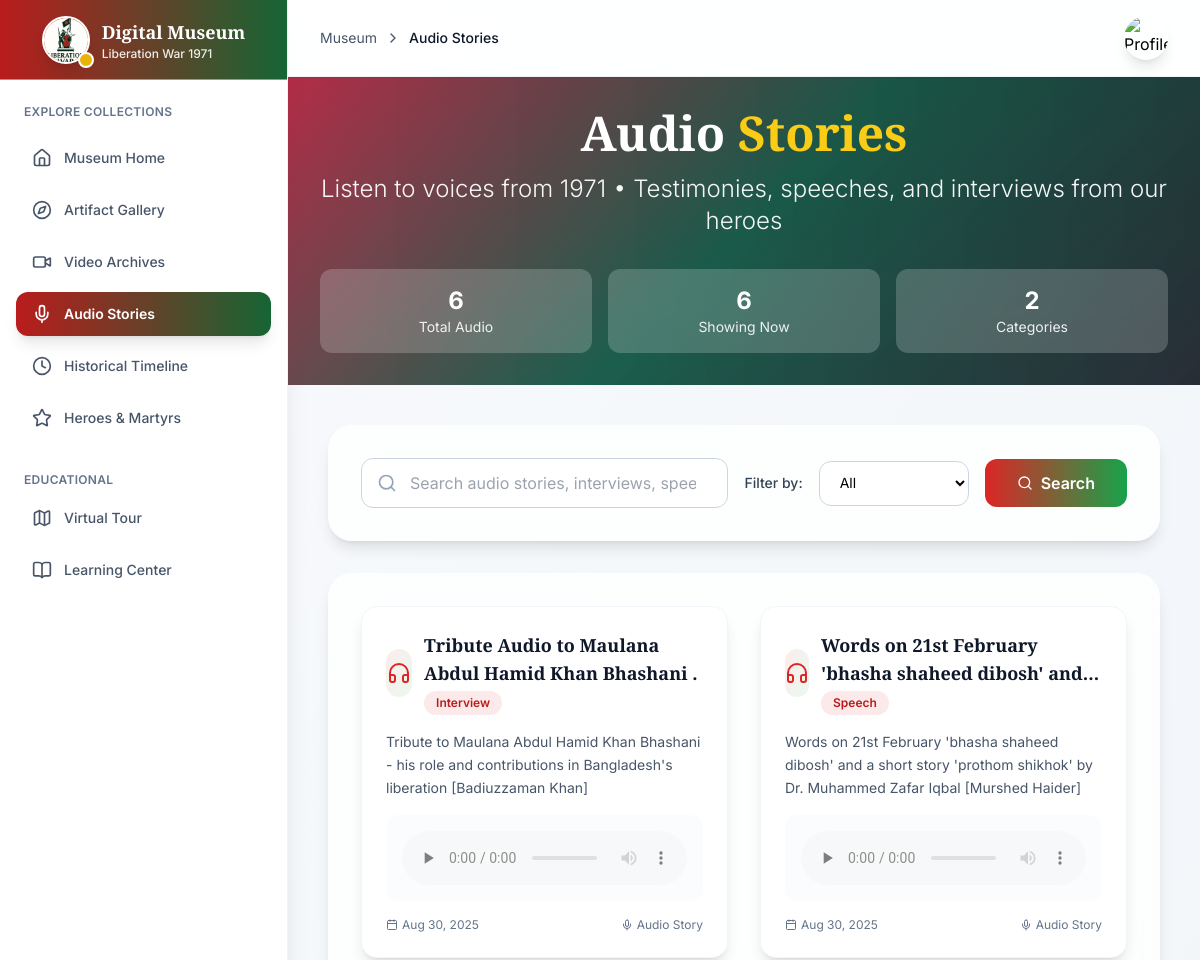
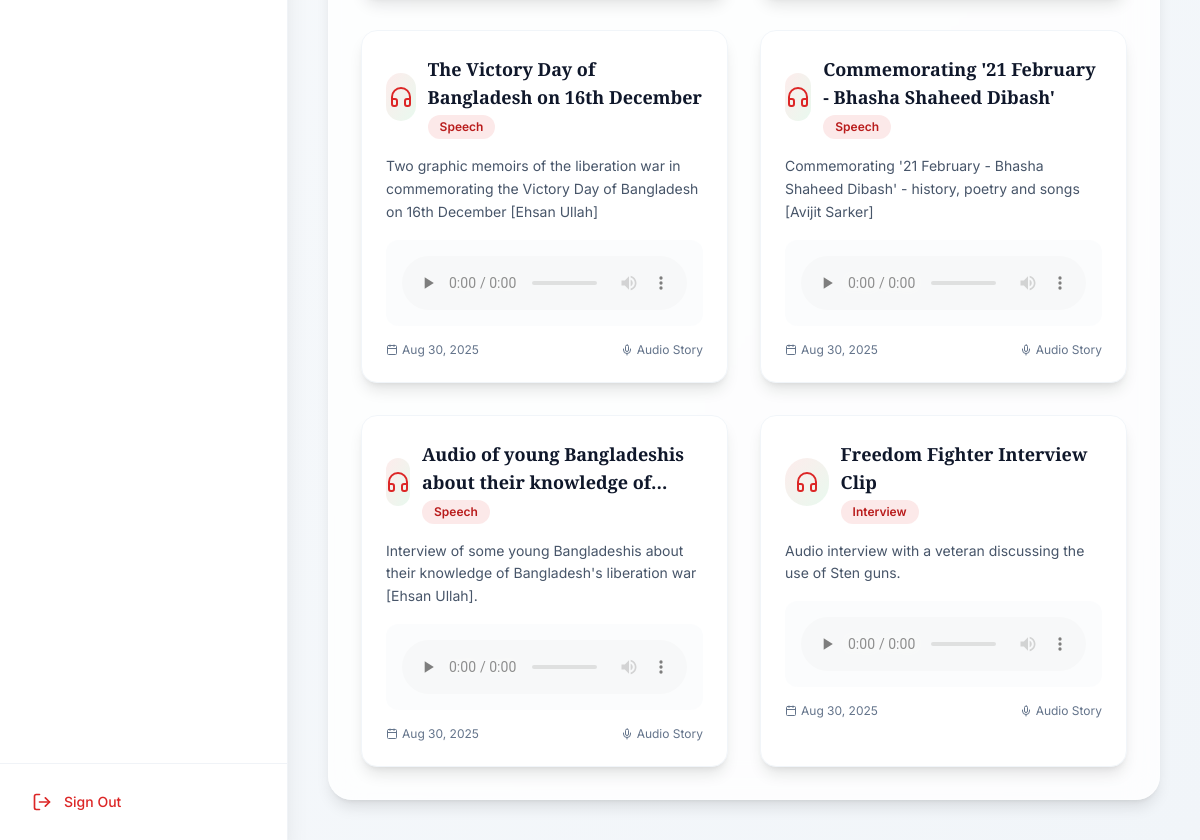
Page /audio_archives.php (signed in) on the committed database (2 pictures, top to bottom).
### tables this page shows
CREATE TABLE `media` (
  `media_id` int(11) NOT NULL,
  `title` varchar(255) NOT NULL,
  `description` text DEFAULT NULL,
  `media_type` enum('video','audio') NOT NULL,
  `category` enum('Documentary','War Footage','Post-War','Interview','Speech','Other') DEFAULT NULL,
  `file_url` varchar(255) NOT NULL,
  `thumbnail_url` varchar(255) DEFAULT NULL,
  `uploaded_by_user_id` int(11) DEFAULT NULL,
  `created_at` timestamp NOT NULL DEFAULT current_timestamp()
);

### audio_archives.php (the view, shortened to what this page needs)
<?php
$baseURL = "http://localhost/MUSEUM/";
$fullName = $_SESSION['full_name'] ?? 'Visitor';
$profilePhotoUrl = $_SESSION['profile_photo_url'] ?? null;
$userInitials = '';
if (!empty($fullName)) {
    $parts = explode(' ', $fullName);
    $userInitials = strtoupper(substr($parts[0], 0, 1) . (count($parts) > 1 ? substr(end($parts), 0, 1) : ''));
}
$host = "localhost";
$username = "root";
$password = "";
$database = "museum";
$conn = new mysqli($host, $username, $password, $database);
$searchQuery = trim($_GET['q'] ?? '');
$selectedCategory = $_GET['category'] ?? 'All';
$categories = ['All'];
$categoryQuery = "SELECT DISTINCT category FROM media WHERE media_type = 'audio' AND category IS NOT NULL ORDER BY category ASC";
$categoryResult = $conn->query($categoryQuery);
if ($categoryResult && $categoryResult->num_rows > 0) {
    while ($row = $categoryResult->fetch_assoc()) {
        $categories[] = $row['category'];
    }
}
$audioWhere = "media_type = 'audio'";
$audios = [];
$audioQuery = "SELECT * FROM media WHERE $audioWhere ORDER BY created_at DESC";
$audioResult = $conn->query($audioQuery);
if ($audioResult && $audioResult->num_rows > 0) {
    while ($row = $audioResult->fetch_assoc()) {
        $audios[] = $row;
    }
}
$totalAudios = count($audios);
$allAudiosQuery = "SELECT COUNT(*) as total FROM media WHERE media_type = 'audio'";
$allAudiosResult = $conn->query($allAudiosQuery);
$allAudiosCount = 0;
if ($allAudiosResult) {
    $allAudiosCount = $allAudiosResult->fetch_assoc()['total'];
}
?>
<!DOCTYPE html>
<html lang="en">
<head>
    <script src="https://cdn.tailwindcss.com"></script>
    <link rel="stylesheet" href="https://unpkg.com/aos@next/dist/aos.css" />
</head>
<body class="min-h-screen bg-gradient-to-br from-slate-50 to-slate-100 font-sans">
    <a href="#main-content" class="sr-only focus:not-sr-only fixed top-4 left-4 z-50 bg-red-600 text-white px-4 py-2 rounded-md focus:outline-none">Skip to main content</a>
    <aside class="w-72 bg-white/95 backdrop-blur-lg border-r border-slate-200/50 flex-col h-screen fixed hidden lg:flex shadow-xl">
        <div class="h-20 flex items-center justify-center px-6 border-b border-slate-200/50 bg-gradient-to-r from-red-700 to-green-800">
            <div class="flex items-center space-x-3">
                <div class="relative">
                    <img src="images/logo.png" alt="Liberation War Museum Logo" class="h-12 w-12 object-cover rounded-full border-2 border-white shadow-lg">
                    <div class="absolute -bottom-1 -right-1 w-4 h-4 bg-yellow-500 rounded-full border-2 border-white"></div>
                </div>
                <div class="text-left text-white">
                    <h1 class="text-lg font-bold font-serif">Digital Museum</h1>
                    <p class="text-xs opacity-90 font-medium">Liberation War 1971</p>
                </div>
            </div>
        </div>
        <nav class="flex-1 px-4 py-6 space-y-2">
            <div class="text-xs uppercase tracking-wide text-slate-500 font-semibold mb-4 px-2">Explore Collections</div>
            <a href="visitor_dashboard.php" class="text-slate-600 hover:bg-gradient-to-r hover:from-red-50 hover:to-green-50 hover:text-red-600 flex items-center px-4 py-3 text-sm font-medium rounded-xl transition-all duration-300 hover:translate-x-1">
                <i data-lucide="home" class="w-5 h-5 mr-3"></i> Museum Home
            </a>
            <a href="explore_museum.php" class="text-slate-600 hover:bg-gradient-to-r hover:from-red-50 hover:to-green-50 hover:text-red-600 flex items-center px-4 py-3 text-sm font-medium rounded-xl transition-all duration-300 hover:translate-x-1">
                <i data-lucide="compass" class="w-5 h-5 mr-3"></i> Artifact Gallery
            </a>
            <a href="video_gallery.php" class="text-slate-600 hover:bg-gradient-to-r hover:from-red-50 hover:to-green-50 hover:text-red-600 flex items-center px-4 py-3 text-sm font-medium rounded-xl transition-all duration-300 hover:translate-x-1">
                <i data-lucide="video" class="w-5 h-5 mr-3"></i> Video Archives
            </a>
            <a href="#" class="bg-gradient-to-r from-red-700 to-green-800 text-white flex items-center px-4 py-3 text-sm font-semibold rounded-xl shadow-lg">
                <i data-lucide="mic" class="w-5 h-5 mr-3"></i> Audio Stories
            </a>
            <a href="timeline.php" class="text-slate-600 hover:bg-gradient-to-r hover:from-red-50 hover:to-green-50 hover:text-red-600 flex items-center px-4 py-3 text-sm font-medium rounded-xl transition-all duration-300 hover:translate-x-1">
                <i data-lucide="clock" class="w-5 h-5 mr-3"></i> Historical Timeline
            </a>
            <a href="heroes.php" class="text-slate-600 hover:bg-gradient-to-r hover:from-red-50 hover:to-green-50 hover:text-red-600 flex items-center px-4 py-3 text-sm font-medium rounded-xl transition-all duration-300 hover:translate-x-1">
                <i data-lucide="star" class="w-5 h-5 mr-3"></i> Heroes & Martyrs
            </a>
            <div class="text-xs uppercase tracking-wide text-slate-500 font-semibold mb-4 px-2 pt-6">Educational</div>
            <a href="virtual_tour.php" class="text-slate-600 hover:bg-gradient-to-r hover:from-red-50 hover:to-green-50 hover:text-red-600 flex items-center px-4 py-3 text-sm font-medium rounded-xl transition-all duration-300 hover:translate-x-1">
                <i data-lucide="map" class="w-5 h-5 mr-3"></i> Virtual Tour
            </a>
            <a href="learning.php" class="text-slate-600 hover:bg-gradient-to-r hover:from-red-50 hover:to-green-50 hover:text-red-600 flex items-center px-4 py-3 text-sm font-medium rounded-xl transition-all duration-300 hover:translate-x-1">
                <i data-lucide="book-open" class="w-5 h-5 mr-3"></i> Learning Center
            </a>
        </nav>
        <div class="mt-auto px-4 py-4 border-t border-slate-200/50">
            <a href="logout.php" class="text-red-600 hover:bg-red-50 flex items-center px-4 py-3 text-sm font-medium rounded-xl transition-all duration-300">
                <i data-lucide="log-out" class="w-5 h-5 mr-3"></i> Sign Out
            </a>
        </div>
    </aside>
    <main id="main-content" class="flex-1 lg:ml-72">
        <header class="bg-white/90 backdrop-blur-lg border-b border-slate-200/50 sticky top-0 z-40 shadow-sm">
            <div class="flex items-center justify-between px-6 lg:px-8 py-4">
                <div class="flex items-center space-x-4">
                    <nav class="flex items-center space-x-2 text-sm text-slate-600">
                        <a href="visitor_dashboard.php" class="hover:text-red-600 transition-colors">Museum</a>
                        <i data-lucide="chevron-right" class="w-4 h-4"></i>
                        <span class="text-slate-900 font-medium">Audio Stories</span>
                    </nav>
                </div>
                <div class="flex items-center space-x-4">
                    <?php if ($profilePhotoUrl && file_exists($profilePhotoUrl)): ?>
                        <img src="<?php echo $baseURL . htmlspecialchars($profilePhotoUrl); ?>"
                             alt="Profile photo"
                             class="w-11 h-11 rounded-full object-cover border-3 border-yellow-500 shadow-lg">
                    <?php else: ?>
                        <div class="w-11 h-11 bg-gradient-to-br from-red-600 to-green-600 rounded-full flex items-center justify-center shadow-lg">
                            <span class="text-sm font-bold text-white"><?php echo htmlspecialchars($userInitials); ?></span>
                        </div>
                    <?php endif; ?>
                </div>
            </div>
        </header>
        <section class="bg-gradient-to-r from-red-700 via-green-700 to-slate-800 text-white p-8 relative overflow-hidden" style="background-image: linear-gradient(135deg, rgba(220, 20, 60, 0.85) 0%, rgba(0, 106, 78, 0.85) 50%, rgba(45, 55, 72, 0.9) 100%); background-size: cover;">
            <div class="absolute inset-0 bg-gradient-to-r from-black/20 to-black/40"></div>
            <div class="relative z-10 max-w-4xl mx-auto text-center" data-aos="fade-up">
                <h1 class="text-4xl md:text-5xl font-bold font-serif mb-4">
                    Audio <span class="text-yellow-400">Stories</span>
                </h1>
                <p class="text-xl md:text-2xl mb-6 opacity-95 font-light leading-relaxed">
                    Listen to voices from 1971 • Testimonies, speeches, and interviews from our heroes
                </p>
                <div class="grid grid-cols-2 md:grid-cols-3 gap-4 mt-8">
                    <div class="bg-white/20 backdrop-blur-lg rounded-xl p-4 text-center">
                        <div class="text-2xl font-bold"><?php echo number_format($allAudiosCount); ?></div>
                        <div class="text-sm opacity-90">Total Audio</div>
                    </div>
                    <div class="bg-white/20 backdrop-blur-lg rounded-xl p-4 text-center">
                        <div class="text-2xl font-bold"><?php echo number_format($totalAudios); ?></div>
                        <div class="text-sm opacity-90">Showing Now</div>
                    </div>
                    <div class="bg-white/20 backdrop-blur-lg rounded-xl p-4 text-center md:col-span-1 col-span-2">
                        <div class="text-2xl font-bold"><?php echo count($categories) - 1; ?></div>
                        <div class="text-sm opacity-90">Categories</div>
                    </div>
                </div>
            </div>
        </section>
        <div class="p-6 lg:p-10">
            <section class="bg-white/80 backdrop-blur-lg rounded-3xl p-8 shadow-lg border border-white/20 mb-8" data-aos="fade-up">
                <form method="GET" class="flex flex-col lg:flex-row gap-4 items-center">
                    <div class="flex-1 w-full lg:w-auto">
                        <div class="relative">
                            <input type="search"
                                   name="q"
                                   value="<?php echo htmlspecialchars($searchQuery); ?>"
                                   placeholder="Search audio stories, interviews, speeches..."
                                   class="w-full pl-12 pr-4 py-3 border border-slate-300 rounded-xl focus:outline-none focus:ring-2 focus:ring-red-500/20 focus:border-red-500 bg-white">
                            <i data-lucide="search" class="w-5 h-5 text-slate-400 absolute left-4 top-1/2 -translate-y-1/2"></i>
                        </div>
                    </div>
                    <div class="flex items-center gap-4">
                        <label for="category" class="text-sm font-medium text-slate-700 whitespace-nowrap">Filter by:</label>
                        <select name="category" id="category"
                                class="border border-slate-300 rounded-xl px-4 py-3 text-sm focus:outline-none focus:ring-2 focus:ring-red-500/20 focus:border-red-500 bg-white min-w-[150px]">
                            <?php foreach ($categories as $category): ?>
                                <option value="<?php echo htmlspecialchars($category); ?>" <?php echo $selectedCategory === $category ? 'selected' : ''; ?>>
                                    <?php echo htmlspecialchars($category); ?>
                                </option>
                            <?php endforeach; ?>
                        </select>
                    </div>
                    <button type="submit"
                            class="px-8 py-3 bg-gradient-to-r from-red-600 to-green-600 text-white rounded-xl font-semibold hover:shadow-lg transition-all duration-300 hover:scale-105 flex items-center">
                        <i data-lucide="search" class="w-4 h-4 mr-2"></i>
                        Search
                    </button>
                </form>
            </section>
            <section class="bg-white/80 backdrop-blur-lg rounded-3xl p-8 shadow-lg border border-white/20" data-aos="fade-up">
                <?php if (!empty($audios)): ?>
                    <div class="grid grid-cols-1 lg:grid-cols-2 gap-8">
                        <?php foreach ($audios as $index => $audio): ?>
                        <article class="bg-white rounded-2xl p-6 shadow-lg hover:shadow-xl transition-all duration-500 border border-slate-100" data-aos="fade-up" data-aos-delay="<?php echo $index * 100; ?>">
                            <div class="flex items-start justify-between mb-4">
                                <div class="flex items-center space-x-3">
                                    <div class="w-12 h-12 bg-gradient-to-br from-red-500/10 to-green-500/10 rounded-full flex items-center justify-center">
                                        <i data-lucide="headphones" class="w-6 h-6 text-red-600"></i>
                                    </div>
                                    <div>
                                        <h3 class="font-bold text-slate-900 text-lg font-serif line-clamp-2">
                                            <?php echo htmlspecialchars($audio['title']); ?>
                                        </h3>
                                        <?php if ($audio['category']): ?>
                                        <span class="inline-block mt-1 bg-red-600/10 text-red-700 text-xs px-3 py-1 rounded-full font-semibold">
                                            <?php echo htmlspecialchars($audio['category']); ?>
                                        </span>
                                        <?php endif; ?>
                                    </div>
                                </div>
                            </div>
                            <?php if ($audio['description']): ?>
                            <p class="text-slate-600 text-sm mb-4 line-clamp-3 leading-relaxed">
                                <?php echo htmlspecialchars($audio['description']); ?>
                            </p>
                            <?php endif; ?>
                            <div class="bg-slate-50 rounded-xl p-4">
                                <audio controls preload="none" class="w-full">
                                    <source src="<?php echo $baseURL . htmlspecialchars($audio['file_url']); ?>" type="audio/mpeg">
                                    <source src="<?php echo $baseURL . htmlspecialchars($audio['file_url']); ?>" type="audio/wav">
                                    <source src="<?php echo $baseURL . htmlspecialchars($audio['file_url']); ?>" type="audio/ogg">
                                </audio>
                            </div>
                            <div class="flex items-center justify-between mt-4 text-xs text-slate-500">
                                <span class="flex items-center">
                                    <i data-lucide="calendar" class="w-3 h-3 mr-1"></i>
                                    <?php echo date('M j, Y', strtotime($audio['created_at'])); ?>
                                </span>
                                <span class="flex items-center">
                                    <i data-lucide="mic" class="w-3 h-3 mr-1"></i>
                                    Audio Story
                                </span>
                            </div>
                        </article>
                        <?php endforeach; ?>
                    </div>
                <?php endif; ?>
            </section>
        </div>
    </main>
</body>
</html>

### rows in the picture
media: title "Tribute Audio to Maulana Abdul Hamid Khan Bhashani .", category "Interview", description "Tribute to Maulana Abdul Hamid Khan Bhashani - his role and contributions in Bangladesh's liberation [Badiuzzaman Khan]", created_at "Aug 30, 2025"
media: title "Words on 21st February 'bhasha shaheed dibosh' and…", category "Speech", description "Words on 21st February 'bhasha shaheed dibosh' and a short story 'prothom shikhok' by Dr. Muhammed Zafar Iqbal [Murshed Haider]", created_at "Aug 30, 2025"
media: title "The Victory Day of Bangladesh on 16th December", category "Speech", description "Two graphic memoirs of the liberation war in commemorating the Victory Day of Bangladesh on 16th December [Ehsan Ullah]", created_at "Aug 30, 2025"
media: title "Commemorating '21 February - Bhasha Shaheed Dibash'", category "Speech", description "Commemorating '21 February - Bhasha Shaheed Dibash' - history, poetry and songs [Avijit Sarker]", created_at "Aug 30, 2025"
media: title "Audio of young Bangladeshis about their knowledge…", category "Speech", description "Interview of some young Bangladeshis about their knowledge of Bangladesh's liberation war [Ehsan Ullah].", created_at "Aug 30, 2025"
media: title "Freedom Fighter Interview Clip", category "Interview", description "Audio interview with a veteran discussing the use of Sten guns.", created_at "Aug 30, 2025"

### other values in the picture
$allAudiosCount "6"
$totalAudios "6"
count($categories) - 1 "2"
form field category "All"
